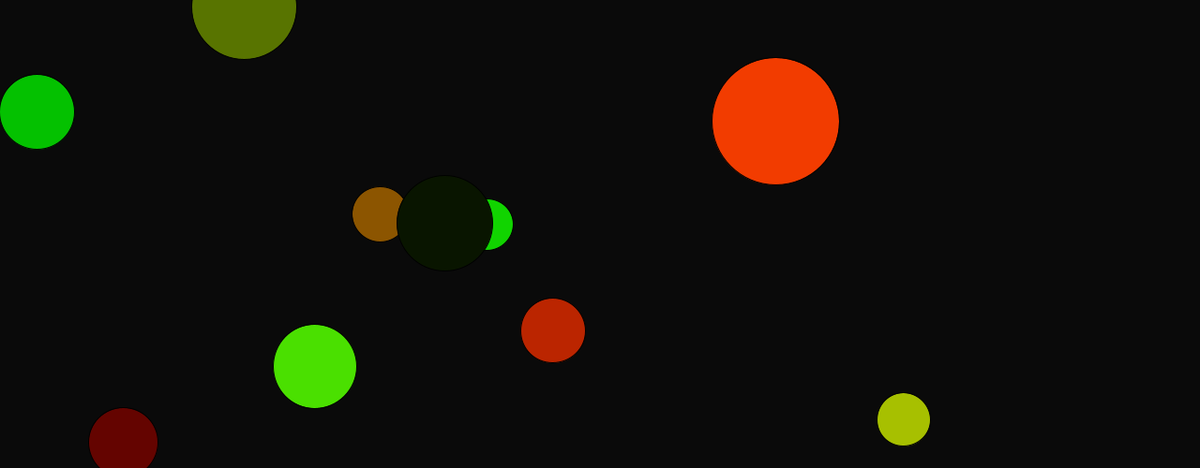
Frame 1 (no input)
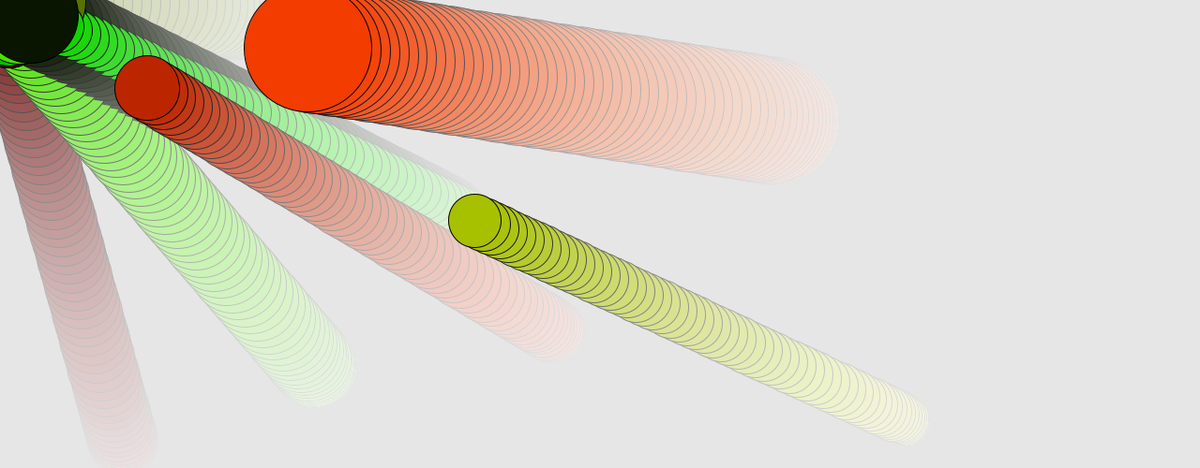
Frame 60 (the mouse pressed at the canvas centre just before this capture)
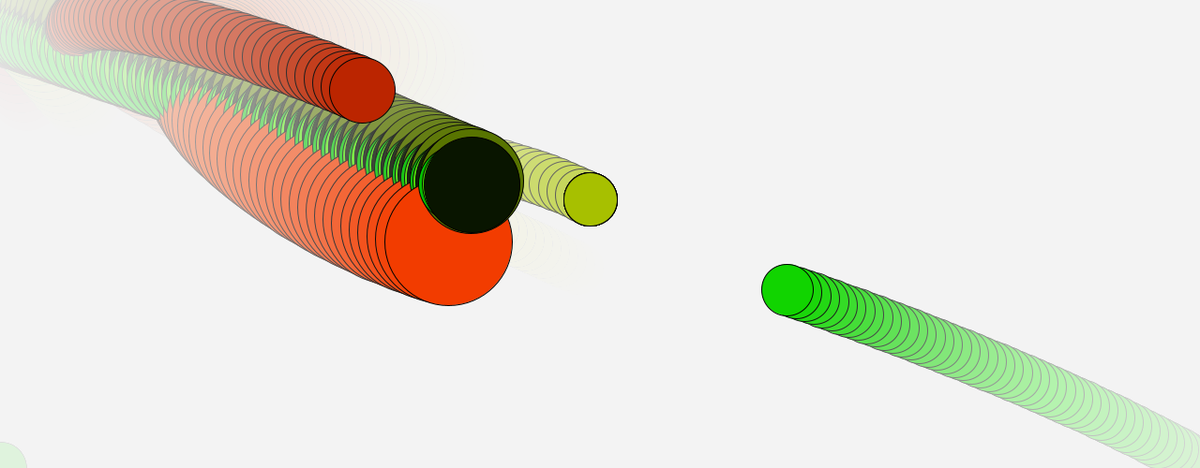
Frame 120 (the mouse held since frame 60 and released just before this capture)

The Processing sketch that drew these frames (run headless with seeded random() and noise(); from frame 60 on, the mouse is pressed at the canvas centre):

// Processing sketch: converge_1
// ── converge_1.pde
Mover[] movers = new Mover[10];

void setup(){
  size(1280, 500);
  background(0);
  smooth();  
  for(int i = 0; i < movers.length; i++){
    movers[i] = new Mover();
  }


}

void draw(){
  noStroke();
  fill(255, 10);
  rect(0, 0, width, height);  
    for(int i = 0; i < movers.length; i++){
      movers[i].update();
      movers[i].checkEdges();
      movers[i].display();
  }  
}
// ── mover.pde
class Mover {
 PVector location;
 PVector velocity;
 PVector acceleration;
 float topspeed;
 color col;
 float r; //Radius
 boolean move;
 
 Mover(){
  //location = new PVector(width/2, height/2);
  location = new PVector(random(width), random(height));
  //velocity = new PVector(random(-2,2), random(-2,2));
  velocity = new PVector(0, 0);
  topspeed = 10;
  col = color(random(255), random(255), 0);
  r = random(50.0, 150.0);
  //acceleration = new PVector(-0.001,0.01);
}
 
 void update(){
   PVector mouse = new PVector(mouseX, mouseY);
   PVector dir = PVector.sub(mouse, location);
   if(dir.mag() < 40.0){
     move = false;
   }
   else{
     move = true;
   }
     
   dir.normalize();   
   dir.mult(0.5);   
   acceleration = dir;   
   
   if(move){
     velocity.add(acceleration);
   }
   else{
     velocity.set(0.0,0.0);
   }    
   
   velocity.limit(topspeed);
   location.add(velocity); 
  
 }
  
  void display(){
    stroke(0);
    fill(col);
    ellipse(location.x, location.y, r, r);
  }
  
  void checkEdges(){
  if (location.x > width){
   location.x = 0;
  } else if(location.x < 0) {
   location.x = width; 
  }
  
  if(location.y > height){
   location.y = 0;
  } else if (location.y < 0) {
   location.y = height; 
  }
  
  }
}
